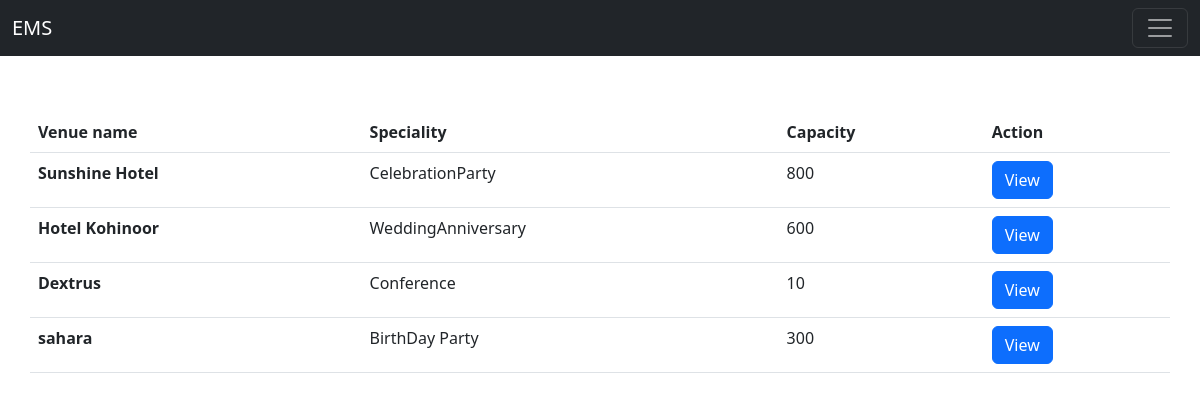
Page /viewVenues/ (signed in) on the committed database.
### eventApp/models.py (models this page shows, shortened)
class Venues(models.Model):
    typV = (
        ('WeddingAnniversary', 'Wedding Anniversary'),
        ('BirthDay Party','BirthDay Party'),
        ('Conference', 'Conference'),
        ('CelebrationParty','Celebration Party'),
    )
    name = models.CharField(max_length=200)
    desc = models.CharField(max_length=300)
    img = models.ImageField(upload_to='venues/', null=True, blank=True)
    cpcty = models.PositiveIntegerField()
    mincpcty = models.PositiveIntegerField(blank=True,null=True)
    bkngPrice = models.PositiveIntegerField()
    rating = models.IntegerField(null=True, blank= True)
    areaSpecs = models.CharField(max_length=200)
    city = models.ForeignKey(City,on_delete=models.CASCADE,null=True,blank=True)
    address = models.CharField(max_length=400)
    availabililty = models.BooleanField(default=True)
    speciality = models.CharField(max_length=100,null=True,blank=True,choices=typV)
    slug = AutoSlugField(populate_from = 'name',unique=True,null=True,default=None,blank=True)
    mobNo = models.CharField(max_length=15,null=True,blank=True)
    srchDate = models.CharField(max_length=50,null=True,blank=True)
    owner = models.ForeignKey(UserAccount,on_delete=models.CASCADE,null=True,blank=True)
    def goCrud(self):
        return f'/regClients/{self.slug}/'

### eventApp/views.py (the view)
# urls.py: path('viewVenues/',views.viewVenues,name='venues'),
def viewVenues(request):
    ven = Venues.objects.filter(owner = request.user)
    context = {
        'ven' : ven,
    }
    return render(request,'main/crud/addedVenues.html',context)

### templates/main/crud/addedVenues.html (shortened to what this page needs)
{% extends 'index.html' %}
{% block content %}
    <div class="container">
        <div class="row">
            <table class="table">
                <thead>
                  <tr>
                    <th scope="col">Venue name</th>
                    <th scope="col">Speciality</th>
                    <th scope="col">Capacity</th>
                    <th scope="col">Action</th>
                  </tr>
                </thead>
                <tbody>
                    {% for x in ven %}
                    <tr>
                        <th scope="row">{{x.name}}</th>
                        <td>{{x.speciality}}</td>
                        <td>{{x.cpcty}}</td>
                        <td><a href="{{x.goCrud}}"><button class="btn btn-primary">View</button></a></td>
                    </tr>
                    {% endfor %}
                </tbody>
              </table>
        </div>
    </div>
{% endblock %}

### rows in the picture
Venues: name "Sunshine Hotel", speciality "CelebrationParty", cpcty "800"
Venues: name "Hotel Kohinoor", speciality "WeddingAnniversary", cpcty "600"
Venues: name "Dextrus", speciality "Conference", cpcty "10"
Venues: name "sahara", speciality "BirthDay Party", cpcty "300"
